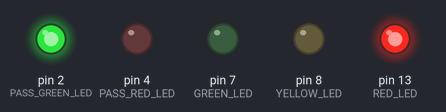
A sketch run on a simulated Arduino Uno, built with avr-gcc and run on an emulated ATmega328P. Shown: output pins drawn as LEDs (lit = HIGH).

Above: at 1.5 s.
At 4.5 s:
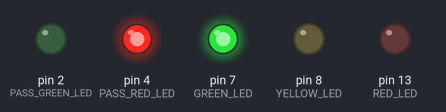
At 9.2 s:
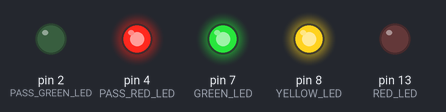
Timing chart, 0 to 13.0 s (numbered marks = the images above):
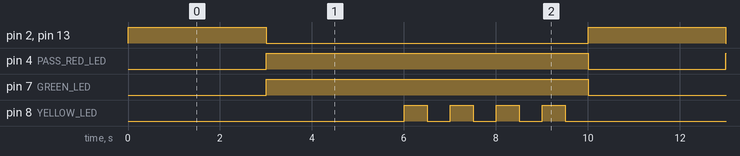

Measured:
- by itself, pin 2 (PASS_GREEN_LED), pin 13 (RED_LED): alternates HIGH for 3.0 s and LOW for 7.0 s
- by itself, pin 4 (PASS_RED_LED), pin 7 (GREEN_LED): alternates HIGH for 7.0 s and LOW for 3.0 s
- by itself, pin 8 (YELLOW_LED): repeats every 10.0 s: 3 × (LOW 0.50 s, HIGH 0.50 s), LOW 6.5 s, HIGH 0.50 s

The sketch:

Sinaleira.ino
```cpp
#define YELLOW_LED 8
#define RED_LED 13
#define GREEN_LED 7
#define PASS_RED_LED 4
#define PASS_GREEN_LED 2

void setup() {
  pinMode(YELLOW_LED, OUTPUT);
  pinMode(GREEN_LED, OUTPUT);
  pinMode(RED_LED, OUTPUT);
  pinMode(PASS_RED_LED, OUTPUT);
  pinMode(PASS_GREEN_LED, OUTPUT);
}

void loop() {
  onGreen(false);
  onRed(true);
  passAllow();
  delay(3000);
  onRed(false);
  passDenied();
  onGreen(true);
  delay(3000);
  waitYellow();
}

void onRed(bool shine) {
  if(shine == true){
    digitalWrite(RED_LED, HIGH);
  } else
    digitalWrite(RED_LED, LOW);
}

void onYellow(bool shine) {
  if(shine == true){
    digitalWrite(YELLOW_LED, HIGH);
  } else
    digitalWrite(YELLOW_LED, LOW);
}

void onGreen(bool shine) {
  if(shine == true){
    digitalWrite(GREEN_LED, HIGH);
  } else
    digitalWrite(GREEN_LED, LOW);
}

void waitYellow(){
  for (int i = 0; i <= 3; i++) {
    onYellow(1);
    delay(500);
    onYellow(0);
    delay(500);
  }
}

void passAllow() {
  digitalWrite(PASS_GREEN_LED, HIGH);
  digitalWrite(PASS_RED_LED, LOW);
}

void passDenied() {
  digitalWrite(PASS_RED_LED, HIGH);
  digitalWrite(PASS_GREEN_LED, LOW);
}
```
